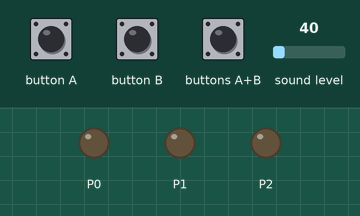
A program run on a simulated BBC micro:bit (MakeCode). On the bench: output pins drawn as LEDs (lit = HIGH). Inputs (shaded band) come from the test bench; at power-on: sound level 40.

Above: at 1.2 s.
1.3 s: sound level set to 124
2.8 s: sound level set to 131
At 4.0 s:
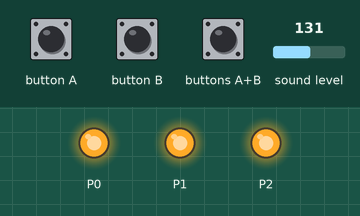
4.3 s: button A pressed for 0.15 s
At 4.7 s:
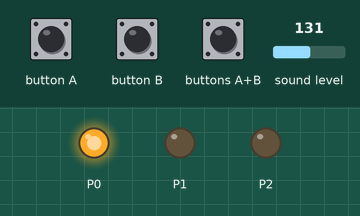
5.9 s: button B pressed for 0.15 s
At 7.1 s:
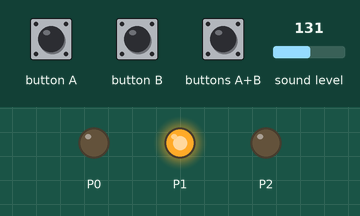
7.5 s: buttons A+B pressed for 0.15 s
At 8.3 s:
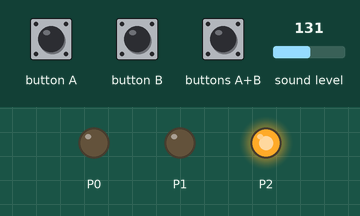
Timing chart, 0 to 10.1 s (numbered marks = the images above; inputs shaded):
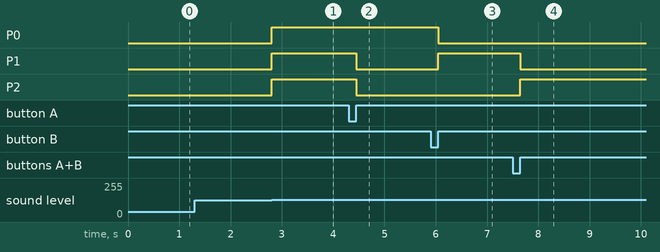

The program:

main.ts
```typescript
input.onButtonPressed(Button.A, function () {
    pins.digitalWritePin(DigitalPin.P0, 1)
    pins.digitalWritePin(DigitalPin.P1, 0)
    pins.digitalWritePin(DigitalPin.P2, 0)
})
input.onSound(DetectedSound.Loud, function () {
    pins.digitalWritePin(DigitalPin.P0, 1)
    pins.digitalWritePin(DigitalPin.P1, 1)
    pins.digitalWritePin(DigitalPin.P2, 1)
    basic.pause(500)
    pins.digitalWritePin(DigitalPin.P0, 1)
    pins.digitalWritePin(DigitalPin.P1, 1)
    pins.digitalWritePin(DigitalPin.P2, 1)
})
input.onButtonPressed(Button.AB, function () {
    pins.digitalWritePin(DigitalPin.P0, 0)
    pins.digitalWritePin(DigitalPin.P1, 0)
    pins.digitalWritePin(DigitalPin.P2, 1)
})
input.onButtonPressed(Button.B, function () {
    pins.digitalWritePin(DigitalPin.P0, 0)
    pins.digitalWritePin(DigitalPin.P1, 1)
    pins.digitalWritePin(DigitalPin.P2, 0)
})
input.setSoundThreshold(SoundThreshold.Loud, 128)
basic.forever(function () {

})
```

test.ts
```typescript
// os teses vão aqui; isto não será compilado quando este pacote for usado como extensão.
```

Measured:
- the behaviour switches between 127 and 128 on sound level (found by bisection; images 0 and 1)
- after the input at 1.3 s, every drawn part: stays the same
- after the input at 2.8 s, P0–2: LOW → HIGH at once
- after the input at 4.3 s, P1, P2: HIGH → LOW after 0.15 s
- after the input at 5.9 s, P0: HIGH → LOW after 0.15 s; P1: LOW → HIGH after 0.15 s
- after the input at 7.5 s, P1: HIGH → LOW after 0.15 s; P2: LOW → HIGH after 0.15 s
